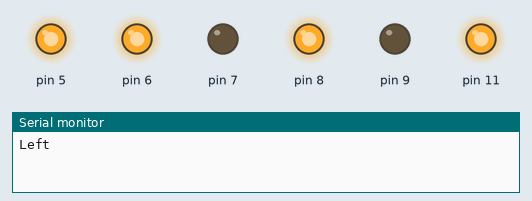
This sketch was run on a simulated Arduino Uno, built with avr-gcc and run on an emulated ATmega328P. On the bench: output pins drawn as LEDs (lit = HIGH), the last lines printed to the serial monitor. Random numbers use the default seed unless the sketch sets one.

Above: at 0.1 s.
At 22.1 s:
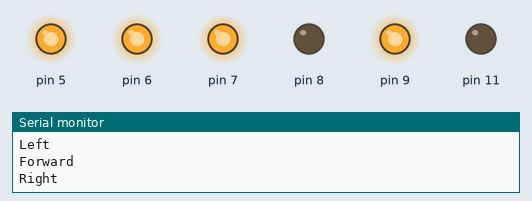
At 33.1 s:
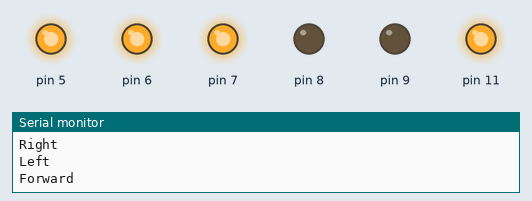
Timing chart, 0 to 40.0 s (numbered marks = the images above):
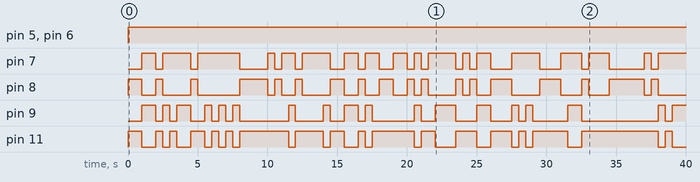

Measured:
- by itself, pin 5, pin 6: LOW → HIGH at 0.00 s
- by itself, pin 7: LOW → HIGH at 1.0 s, → LOW 1.0 s later, → HIGH 0.50 s later, → LOW 2.0 s later, … (35 changes in this stretch)
- by itself, pin 8: LOW → HIGH at 0.00 s, → LOW 1.0 s later, → HIGH 1.0 s later, → LOW 0.50 s later, … (36 changes in this stretch)
- by itself, pin 9: LOW → HIGH at 1.0 s, → LOW 1.0 s later, → HIGH 0.50 s later, → LOW 0.50 s later, … (35 changes in this stretch)
- by itself, pin 11: LOW → HIGH at 0.00 s, → LOW 1.0 s later, → HIGH 1.0 s later, → LOW 0.50 s later, … (36 changes in this stretch)

The sketch:

wander_steering.ino
```cpp
//--------------------------------------------------------------------------------
// Name: Jill Kapchan
// CSE 494: Intro to Robotics
// Description: This is the driver file for the car's logic.
//--------------------------------------------------------------------------------
#include "Vector2D.h"
#include "Car.h"

// Right motor
#define ENB 5
#define IN1 7
#define IN2 8

// Left motor
#define IN3 9
#define IN4 11
#define ENA 6

// Create a car object for car movement
Car car(IN1, IN2, IN3, IN4, ENA, ENB);

// TODO: Change the value depending on the units for velocity
int CIRCLE_DISTANCE = 10;
int CIRCLE_RADIUS = 3;

// Bluetooth
#include "SoftwareSerial.h"
#define TxD 0
#define RxD 1
SoftwareSerial serial_connection(TxD, RxD);
//--------------------------------------------------------------------------------
// Setup
//--------------------------------------------------------------------------------
void setup()
{
  Serial.begin(9600);

  // Bluetooth is on a different baud rate to minimize errors
  serial_connection.begin(38400);
  serial_connection.println("Started");

  // Clear buffer
  while(serial_connection.available())
  {
    serial_connection.read();
  }
}

//--------------------------------------------------------------------------------
// Test method
//--------------------------------------------------------------------------------
void vectorTest()
{
  Vector2D v1(5.0, 5.0);
  Vector2D v2(2.0, 2.0);
  v1.normalize();

  Serial.println("v1.x=" + String(v1.getX()));
  Serial.println("v1.x=" + String(v1.getY()));
  Serial.println("v2.x=" + String(v2.getX()));
  Serial.println("v2.x=" + String(v2.getY()));

#if 0
  Vector2D v = Vector2D::sub(v1, v2);
  Serial.println("v1.x=" + String(v.getX()));
  Serial.println("v1.x=" + String(v.getY()));
#endif

  Vector2D v(200, 100);
  v.setAngle(0.785398);

  Serial.println(v.getX());
  Serial.println(v.getY());

  Vector2D w = wander();

}

//--------------------------------------------------------------------------------
// Attempted to project the displacement circle
// Quite hard since I don't have a true velocity (no direction)
//--------------------------------------------------------------------------------
Vector2D wander()
{
  // Calculating the circle's position
  Vector2D circleCenter(car.getX(), car.getY());
  circleCenter.normalize();
  circleCenter.mult(CIRCLE_DISTANCE);

  // Displacement force
  Vector2D displacement(0, -1);
  displacement.mult(CIRCLE_RADIUS);

  // Randomly change the vector direction by
  // making it change its current angle
  displacement.setAngle(car.getWanderAngle());

  // Prepare the car for the next interation
  car.updateWanderAngle();

  // Wander force
  circleCenter.add(displacement);
  return circleCenter;
}

// Check Bluetooth connections
bool receivedBluetoothSignal()
{
  byte inBytes = serial_connection.available();
  if(inBytes > 0)
  {
    serial_connection.println("Receiving data");

    // Need to clear the buffer
    while(serial_connection.available())
    {
      serial_connection.read();
    }
    return true;
  }
  else
  {
    // No bluetooth signal
    return false;
  }
}

void bluetoothLoop()
{
  car.setSpeed(120);
  delay(10000);
  while(true == false)
  {
    // Saw an object to avoid
    if(receivedBluetoothSignal())
    {
      serial_connection.println("Received signal");
      car.stopMove();
      // Stop the car for 5 seconds
      delay(5000);
    }
    else
    {
      car.right();
    }
  }
}

void randomMovement()
{
  int randomNum = random(1,4);
  switch(randomNum)
  {
    case 1:
      car.forward();
      break;
    case 2:
      car.left();
      break;
    case 3:
      car.right();
      break;
    default:
      car.stopMove();
  }
  delay(500);
}

//--------------------------------------------------------------------------------
// Main loop
//--------------------------------------------------------------------------------
void loop()
{
  randomMovement();
}
```

Car.cpp
```cpp
//--------------------------------------------------------------------------------
// Name: Jill Kapchan
// CSE 494: Intro to Robotics
// Description: This cpp file contains all the function prototypes declared in the
//              header file. The class Car contains all the functionality for an
//              OOP approach to driving an Arduino car.
//--------------------------------------------------------------------------------

#include "Car.h"

Car::Car(byte in1, byte in2, byte in3, byte in4, byte ena, byte enb)
{
    Serial.println("Car initialized");
    this -> in1 = in1;
    this -> in2 = in2;
    this -> in3 = in3;
    this -> in4 = in4;

    this -> ena = ena;
    this -> enb = enb;

    this -> lSpeed = 255;
    this -> rSpeed = 255;
    this -> speed = 255;

    this -> x = 300.0;
    this -> y = 100.0;
    this -> wanderAngle = 0.0;

    init();
}

Car::~Car()
{
  Serial.println("Car destroyed");
}

void Car::init()
{
  Serial.begin(9600);
  pinMode(in1, OUTPUT);
  pinMode(in2, OUTPUT);
  pinMode(in3, OUTPUT);
  pinMode(in4, OUTPUT);
  pinMode(ena, OUTPUT);
  pinMode(enb, OUTPUT);
}

//-------------------------------------------------------------
// Accessors
//-------------------------------------------------------------
int Car::getLeftSpeed()
{
  return lSpeed;
}

int Car::getRightSpeed()
{
  return rSpeed;
}

int Car::getSpeed()
{
  return speed;
}

double Car::getX()
{
  return x;
}

double Car::getY()
{
  return y;
}

double Car::getWanderAngle()
{
  return wanderAngle;
}

//-------------------------------------------------------------
// Mutators
//-------------------------------------------------------------
void Car::setLeftSpeed(int lSpeed)
{
  this -> lSpeed = lSpeed;
}

void Car::setRightSpeed(int rSpeed)
{
  this -> rSpeed = rSpeed;
}

void Car::setSpeed(int speed)
{
  this -> speed = speed;
}

void Car::setX(double x)
{
  this -> x = x;
}

void Car::setY(double y)
{
  this -> y = y;
}

void Car::setWanderAngle(double angle)
{
  this -> wanderAngle = angle;
}

//-------------------------------------------------------------
// Movement
//-------------------------------------------------------------
//  ENA   ENB   IN1   IN2   IN3   IN4   Description
//  HIGH  HIGH  LOW   HIGH  LOW   HIGH  Car is turning left
//-------------------------------------------------------------
void Car::stopMove()
{
  //speed = 0
  analogWrite(ena, 0);
  analogWrite(enb, 0);

  Serial.println("Stop");
}

//-------------------------------------------------------------
//  ENA   ENB   IN1   IN2   IN3   IN4   Description
//  HIGH  HIGH  LOW   HIGH  LOW   HIGH  Car is turning left
//-------------------------------------------------------------
void Car::left()
{
  digitalWrite(ena, speed);
  digitalWrite(enb, speed);
  digitalWrite(in1, LOW);
  digitalWrite(in2, HIGH);
  digitalWrite(in3, LOW);
  digitalWrite(in4, HIGH);

  Serial.println("Left");
}

//-------------------------------------------------------------
//  ENA   ENB   IN1   IN2   IN3   IN4   Description
//  HIGH  HIGH  HIGH  LOW   HIGH  LOW   Car is turning right
//-------------------------------------------------------------
void Car::right()
{
  digitalWrite(ena, speed);
  digitalWrite(enb, speed);
  digitalWrite(in1, HIGH);
  digitalWrite(in2, LOW);
  digitalWrite(in3, HIGH);
  digitalWrite(in4, LOW);

  Serial.println("Right");
}

//-------------------------------------------------------------
//  ENA   ENB   IN1   IN2   IN3   IN4   Description
//  HIGH  HIGH  HIGH  LOW   LOW   HIGH  Car is runing forward
//-------------------------------------------------------------
void Car::forward()
{
  digitalWrite(ena, speed);
  digitalWrite(enb, speed);
  digitalWrite(in1, HIGH);
  digitalWrite(in2, LOW);
  digitalWrite(in3, LOW);
  digitalWrite(in4, HIGH);

  Serial.println("Forward");
}

//-------------------------------------------------------------
//  ENA   ENB   IN1   IN2   IN3   IN4   Description
//  HIGH  HIGH  LOW   HIGH  HIGH  LOW   Car is runing back
//-------------------------------------------------------------
void Car::reverse()
{
  digitalWrite(ena, speed);
  digitalWrite(enb, speed);
  digitalWrite(in1, LOW);
  digitalWrite(in2, HIGH);
  digitalWrite(in3, HIGH);
  digitalWrite(in4, LOW);

  Serial.println("Reverse");
}

void Car::accelerate()
{
  for (int i = 0; i <= 255; i++)
  {
    analogWrite(enb, i);
    analogWrite(ena, i);
    delay(20);
  }
}

void Car::decelerate()
{
  for (int i = 255; i >= 0; i--)
  {
    analogWrite(enb, i);
    analogWrite(ena, i);
    delay(20);
  }
}

//-------------------------------------------------------------
// Miscellaneous
//-------------------------------------------------------------
double Car::updateWanderAngle()
{
  // Random number between [-1, 1]
  wanderAngle += -1 + 2 * ((double)rand()) / RAND_MAX;
  return wanderAngle;
}

void Car::test()
{
  digitalWrite(enb, speed);
  digitalWrite(in1, HIGH);
  digitalWrite(in2, LOW);
  Serial.println("Left");
}
```

Car.h
```cpp
//--------------------------------------------------------------------------------
// Name: Jill Kapchan
// CSE 494: Intro to Robotics
// Description: This header file contains all the method prototypes for forward
//              declarations of the class Car.cpp
//--------------------------------------------------------------------------------

#ifndef CAR_H
#define CAR_H

#include <Arduino.h>
//#include <random>

// --------------------------------------------------------------------------------
// MD-L298 Motor Driver Module Truth Table
// IN1/IN3  IN2/IN4  Result
//    0        1     Clockwise
//    1        0     Counterclockwise
// Source: https://www.instructables.com/Tutorial-for-MD-L298-Motor-Driver-Module/
// --------------------------------------------------------------------------------
// Example:
// The forward movement has truth table values of: 1, 0, 0, 1.
// This corresponds to clockwise on the right motor and ccw on the left motor.
// --------------------------------------------------------------------------------
// The following truth table is from the example code that the car came with.
//
//        The direction of the car's movement
//  ENA   ENB   IN1   IN2   IN3   IN4   Description
//  HIGH  HIGH  HIGH  LOW   LOW   HIGH  Car is runing forward
//  HIGH  HIGH  LOW   HIGH  HIGH  LOW   Car is runing back
//  HIGH  HIGH  LOW   HIGH  LOW   HIGH  Car is turning left
//  HIGH  HIGH  HIGH  LOW   HIGH  LOW   Car is turning right
//  HIGH  HIGH  LOW   LOW   LOW   LOW   Car is stoped
//  HIGH  HIGH  HIGH  HIGH  HIGH  HIGH  Car is stoped
//  LOW   LOW   N/A   N/A   N/A   N/A   Car is stoped
//
// Disclaimer: I did not develop this truth table.
// --------------------------------------------------------------------------------
// PWM: https://www.arduino.cc/en/Tutorial/Foundations/PWM
// Note: The car's motors will start humming when the analog value/PWM wave is
// less than 100. Need to make sure the value is over 100 for the motor to turn.
// --------------------------------------------------------------------------------

class Car
{
  private:
    byte in1;
    byte in2;
    byte in3;
    byte in4;

    // Car speed is controlled by ENA and ENB
    byte ena;
    byte enb;

    int lSpeed;
    int rSpeed;
    int speed;

    double x;
    double y;
    double wanderAngle;

  public:
    Car(byte in1, byte in2, byte in3, byte in4, byte ena, byte enb);
    ~Car();
    void init();

    // Accessors
    int getLeftSpeed();
    int getRightSpeed();
    int getSpeed();

    double getX();
    double getY();
    double getWanderAngle();

    // Setters
    void setLeftSpeed(int lSpeed);
    void setRightSpeed(int rSpeed);
    void setSpeed(int speed);

    void setX(double x);
    void setY(double y);
    void setWanderAngle(double angle);

    // Movement functions
    void stopMove();
    void left();
    void right();
    void forward();
    void reverse();
    void accelerate();
    void decelerate();

    // Analog movements
    void leftAnalog();
    void rightAnalog();
    double updateWanderAngle();
    void test();

};
#endif
```

Vector2D.cpp
```cpp
//--------------------------------------------------------------------------------
// Name: Jill Kapchan
// CSE 494: Intro to Robotics
// Description: This cpp file contains all the function prototypes declared in the
//              header file. The class Vector contains all the functionality to
//              complete simplified versions of the vector calculations needed to
//              implement steering behaviors.
//--------------------------------------------------------------------------------

#include "Vector2D.h"

Vector2D::Vector2D(double x, double y)
{
  this -> x = x;
  this -> y = y;
}

Vector2D::~Vector2D()
{
  Serial.println("Vector destroyed");
}

double Vector2D::getX()
{
  return x;
}

double Vector2D::getY()
{
  return y;
}

void Vector2D::setX(double x)
{
  this -> x = x;
}

void Vector2D::setY(double y)
{
  this -> y = y;
}

// sin/cos takes in RADIANS
void Vector2D::setAngle(double angle)
{
  double len = this -> magnitude();
  this -> x = cos(angle) * len;
  this -> y = sin(angle) * len;
}

void Vector2D::add(Vector2D v)
{
  x += v.x;
  y += v.y;
}

Vector2D Vector2D::sub(Vector2D v1, Vector2D v2)
{
  return Vector2D(v1.x - v2.x, v1.y - v2.y);
}

void Vector2D::mult(double scalar)
{
  x *= scalar;
  y *= scalar;
}

void Vector2D::div(double scalar)
{
  x /= scalar;
  y /= scalar;
}

void Vector2D::limit(double scalar)
{
  if (x > scalar) x = scalar;
  if (y > scalar) y = scalar;
}

double Vector2D::magnitude()
{
  return sqrt((x * x) + (y * y));
}

void Vector2D::normalize()
{
  double mag = magnitude();
  x = x / mag;
  y = y / mag;
}

// a.dot(b) = |a||b|*cos(theta)
double Vector2D::dot(Vector2D v)
{
  return x * v.x + y * v.y;
}
```

Vector2D.h
```cpp
//--------------------------------------------------------------------------------
// Name: Jill Kapchan
// CSE 494: Intro to Robotics
// Description: This header file contains all the method prototypes for forward
//              declarations of the class Vector2D.cpp
//--------------------------------------------------------------------------------

#ifndef VECTOR_2D_H
#define VECTOR_2D_H

#include <Arduino.h>

class Vector2D
{
  private:
    double x;
    double y;

  public:
    Vector2D(double x, double y);
    ~Vector2D();

    double getX();
    double getY();

    void setX(double x);
    void setY(double y);
    void setAngle(double angle);

    void add(Vector2D v);
    static Vector2D sub(Vector2D v1, Vector2D v2);
    void mult(double scalar);
    void div(double scalar);
    void limit(double scalar);
    double magnitude();
    void normalize();
    double dot(Vector2D v);
};

#endif
```
